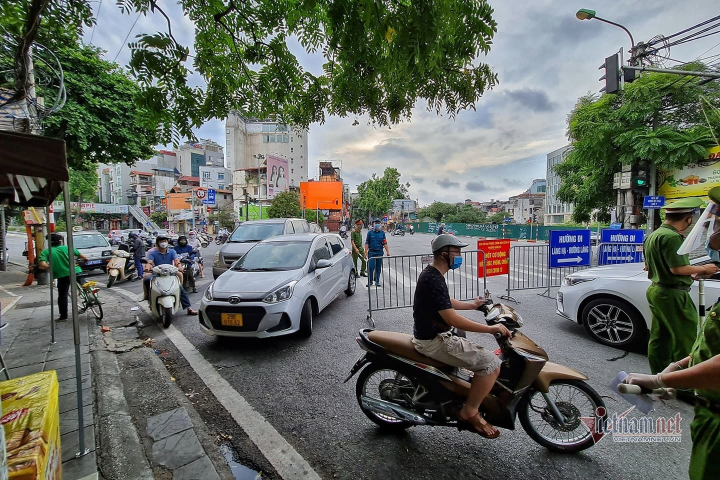
#> input picture face-model/YOLOv11-pt/src/internal_assets/dataset/VietNam_street.png, 1440 x 960 px, given in place of Highway.png, which was not available (shown at 1/2 size)
$ python resize.py
#> lines starting #> are read from the running program, lines starting #| are printed output that depends on the picture; pictures that were not available may be replaced by others from this repository, and a replacement may not be noted
# %%
import cv2
import matplotlib.pyplot as plt

import yaml

# %%
# ---------- params ----------
IMG_PATH = ["internal_assets/dataset/VietNam_street.png",
            "internal_assets/dataset/Highway.png",
            "internal_assets/dataset/Highway_vertical.png",
            "internal_assets/dataset/VN_Highway.png"]
DATA_YAML = "utils/args.yaml"   # Path to dataset yaml
INPUT_SIZE = (640, 640)

# %%
with open(DATA_YAML, "r") as f:
    data_dict = yaml.safe_load(f)

names = data_dict["names"]   # dict {0:"person",1:"bicycle",...}


# [24 lines of commented-out code are left out]
def letterbox_visualize(
    img_path: str,
    new_shape: tuple = (640, 640),
    color=(114, 114, 114),
    out_dir: str = "internal_assets/letterbox_outputs",
    basename: str = None
):
    """
    Visualize and save original, resized (unpad), and letterboxed images as PNGs.
    - out_dir: directory to save images to
    - basename: optional prefix/base name for the saved files
    """
#> called with img_path = 'internal_assets/dataset/Highway.png', new_shape = (640, 640), color = (114, 114, 114), out_dir = 'internal_assets/letterbox_outputs'
    # Create output directory if not exist

    img_bgr = cv2.imread(img_path)
#> img_bgr is the input picture: shape (960, 1440, 3); mean B, G, R 98, 105, 99.9
    if img_bgr is None:
        raise FileNotFoundError(f"Image not found: {img_path}")
    orig_h, orig_w = img_bgr.shape[:2]
#> orig_h = 960; orig_w = 1440
    img_orig_rgb = cv2.cvtColor(img_bgr, cv2.COLOR_BGR2RGB)

    # Compute resize (unpad) step
    new_h, new_w = new_shape
    r = min(new_h / orig_h, new_w / orig_w)
#> r = 0.444
    new_unpad_w = int(round(orig_w * r))
#> new_unpad_w = 640
    new_unpad_h = int(round(orig_h * r))
#> new_unpad_h = 427
    img_resized = cv2.resize(img_bgr, (new_unpad_w, new_unpad_h),
                             interpolation=cv2.INTER_LINEAR)
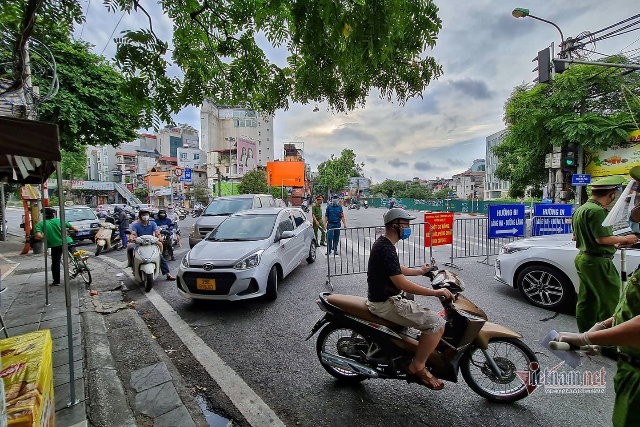
#> img_resized: shape (427, 640, 3); mean B, G, R 97.9, 104.9, 99.8
    img_resized_rgb = cv2.cvtColor(img_resized, cv2.COLOR_BGR2RGB)

    # Compute padding to get letterbox
    dw = new_w - new_unpad_w
#> dw = 0
    dh = new_h - new_unpad_h
#> dh = 213
    top = int(round(dh / 2 - 0.1))
#> top = 106
    bottom = int(round(dh / 2 + 0.1))
#> bottom = 107
    left = int(round(dw / 2 - 0.1))
#> left = 0
    right = int(round(dw / 2 + 0.1))
#> right = 0
    img_padded = cv2.copyMakeBorder(img_resized, top, bottom, left, right,
                                    cv2.BORDER_CONSTANT, value=color)
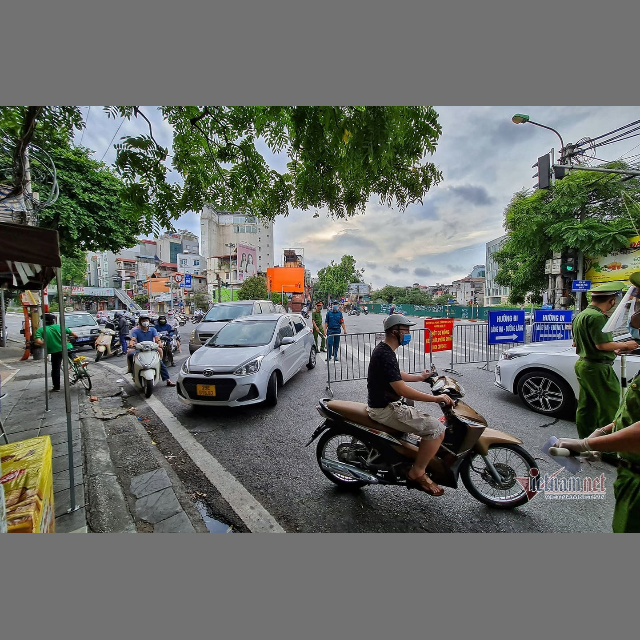
#> img_padded: shape (640, 640, 3); mean B, G, R 103.2, 107.9, 104.5

    img_padded_rgb = cv2.cvtColor(img_padded, cv2.COLOR_BGR2RGB)

    # Decide base name for saving
    basename = img_path[0]

    # Save images individually
    orig_save = f"{out_dir}/original.png"
    resized_save = f"{out_dir}/resized.png"
    padded_save = f"{out_dir}/letterbox.png"

    plt.imsave(orig_save, img_orig_rgb)
    plt.imsave(resized_save, img_resized_rgb)
    plt.imsave(padded_save, img_padded_rgb)

    print(f"Saved original -> {orig_save}")
    print(f"Saved resized (unpad) -> {resized_save}")
    print(f"Saved letterbox padded -> {padded_save}")

    # (Optional) also show side-by-side in a single figure if desired
    fig, axes = plt.subplots(1, 3, figsize=(18, 6))
    titles = [
        f"Original ({orig_h}×{orig_w})",
        f"Resized → {new_unpad_h}×{new_unpad_w}, r={r:.3f}",
        f"Letterbox padded → {new_shape}"
    ]
    images = [img_orig_rgb, img_resized_rgb, img_padded_rgb]

    for ax, im, title in zip(axes, images, titles):
        ax.imshow(im)
        ax.set_title(title)
        ax.axis("off")
#> this loop made 3 passes
#> title on passes 1 to 3: 'Original (960×1440)', 'Resized → 427×640, r=0.444', 'Letterbox padded → (640, 640)'

    plt.tight_layout()
    plt.show()
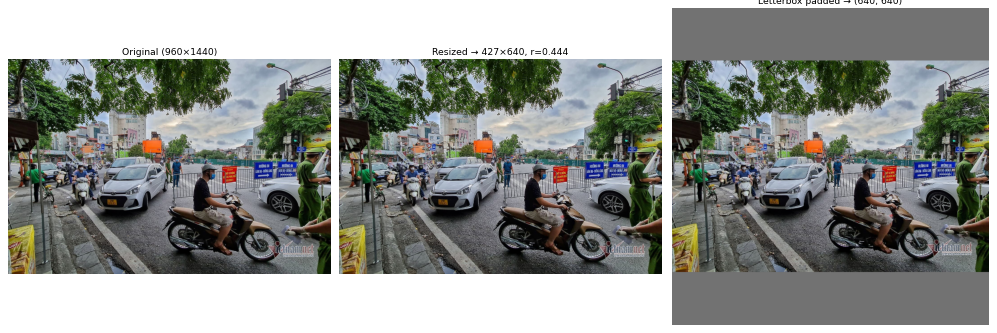
#> figure drawn by matplotlib, 3 panels

# %%
letterbox_visualize(IMG_PATH[1])

# %%
letterbox_visualize(IMG_PATH[2])
#> call 2 of letterbox_visualize, with new_shape = (640, 640), color = (114, 114, 114), out_dir = 'internal_assets/letterbox_outputs'
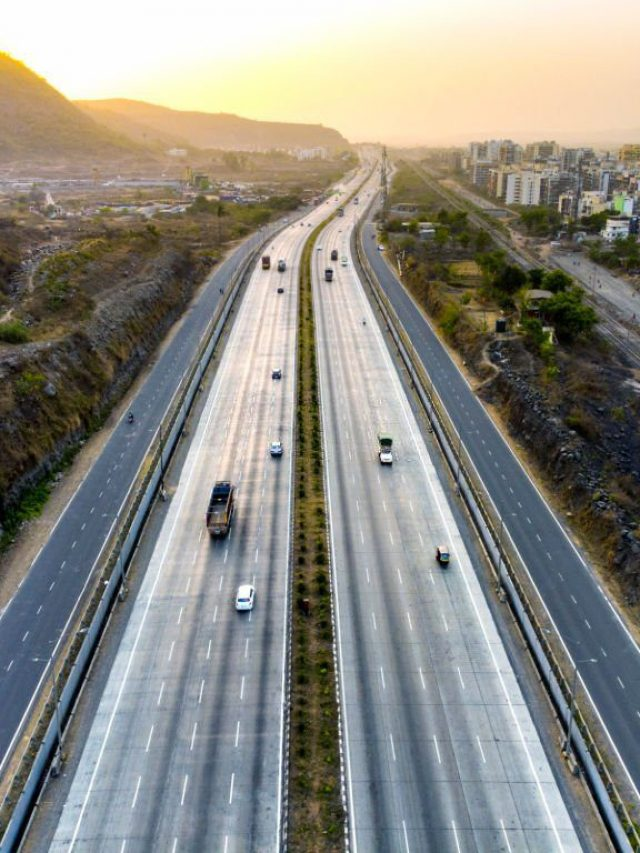
#> input picture face-model/YOLOv11-pt/src/internal_assets/dataset/Highway_vertical.png, 640 x 853 px
#> in letterbox_visualize, img_bgr is the input picture: shape (853, 640, 3); mean B, G, R 131.2, 139.2, 140.6
#> in letterbox_visualize (call 2), `img_padded = cv2.copyMakeBorder(img_resized, top, bottom, left, right,..`:
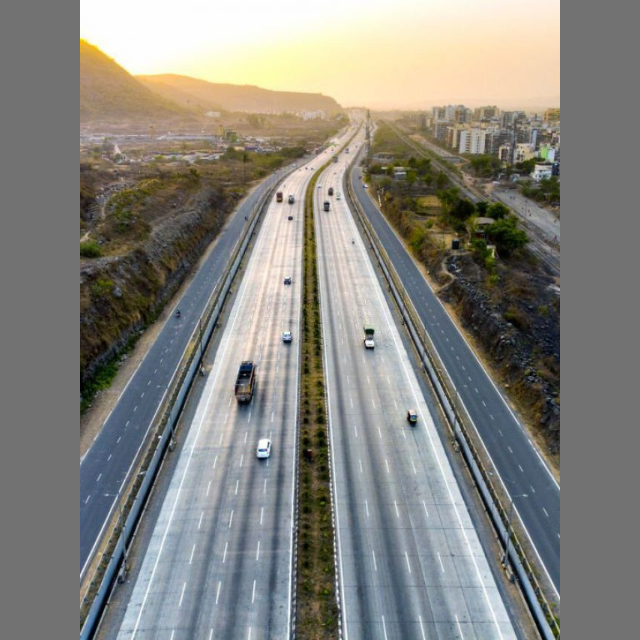
#> img_padded: shape (640, 640, 3); mean B, G, R 126.8, 132.8, 133.8
#> the loop in letterbox_visualize (call 2), `for ax, im, title in zip(axes, images, titles):` made 3 passes
#> title on passes 1 to 3: 'Original (853×640)', 'Resized → 640×480, r=0.750', 'Letterbox padded → (640, 640)'
